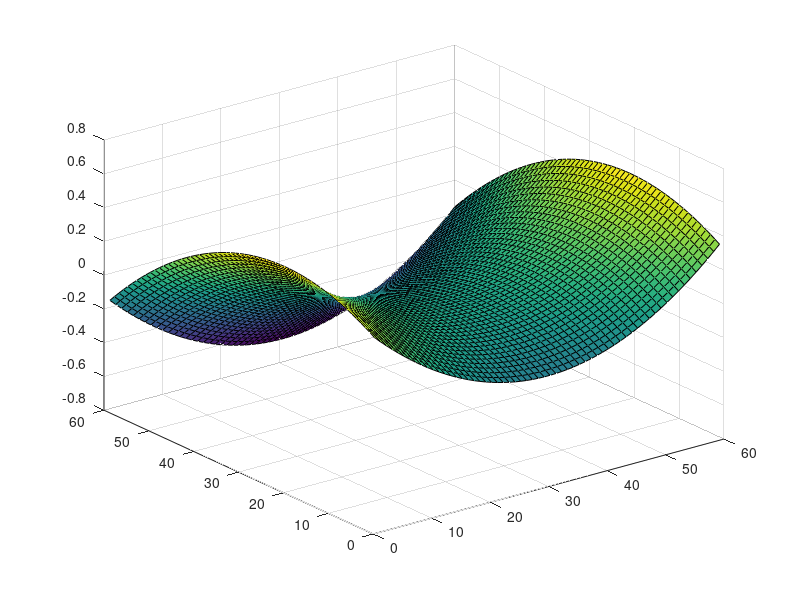

This figure's MATLAB source:
clc; clear all; close all;
M = 59;
h = 2 / M;

si = [];
sj = [];
sv = [];

f = zeros((M + 1) * (M + 1), 1);

lbc = @(x, y) -x;
rbc = @(x, y)  x;

bbc = @(x, y)  0.5 * y;
tbc = @(x, y) -y;

for i = 2 : M
    for j = 2 : M
        idx = (i - 1) * (M + 1) + j;
        si = [si, idx, idx, idx, idx, idx];
        sj = [sj, idx, idx + 1, idx - 1, idx + (M + 1), idx - (M + 1)];
        sv = [sv, -4, 1, 1, 1, 1];
        f(idx) = 0;
    end
end

for i = 1 : M + 1
    j = 1;
    idx = (i - 1) * (M + 1) + j;
    si = [si, idx, idx];
    sj = [sj, idx, idx + 1];
    sv = [sv, 1, -1];
    f(idx) = h * bbc(h * (i - 1) - 1, h * (j - 1) - 1);
    
    j = M + 1;
    idx = (i - 1) * (M + 1) + j;
    si = [si, idx, idx];
    sj = [sj, idx, idx - 1];
    sv = [sv, 1, -1];
    f(idx) = h * tbc(h * (i - 1) - 1, h * (j - 1) - 1);
end

for j = 2 : M
    i = 1;
    idx = (i - 1) * (M + 1) + j;
    si = [si, idx, idx];
    sj = [sj, idx, idx + (M + 1)];
    sv = [sv, 1, -1];
    f(idx) = h * lbc(h * (i - 1) - 1, h * (j - 1) - 1);
    
    i = M + 1;
    idx = (i - 1) * (M + 1) + j;
    si = [si, idx, idx];
    sj = [sj, idx, idx - (M + 1)];
    sv = [sv, 1, -1];
    f(idx) = h * rbc(h * (i - 1) - 1, h * (j - 1) - 1);
end

A = sparse(si, sj, sv, (M+1) * (M + 1), (M+1) * (M + 1));

icase = 2;

if icase == 1
    %% replacing equation

    ifix = round(M/2);
    jfix = round(M/2);
    fix = (ifix - 1) * (M + 1) + jfix;

    A(fix, fix + (M+1)) = 0;
    A(fix, fix - (M+1)) = 0;
    A(fix, fix + 1) = 0;
    A(fix, fix - 1) = 0;

    u = A \ f;
else
%% QR

[Qtf, QtA, e] = qr(A, f, 'vector');

Rs = QtA(1:end-1, 1:end-1);
zs = Qtf(1:end-1);

fprintf('Residual (alpha) = %e\n', Qtf(end) / norm(Qtf, 'inf'));

uperm = Rs \ zs;
uperm = [uperm; 0];
u = zeros(size(A, 1), 1);
u(e) = uperm;
end

u = reshape(u, [M+1, M+1]);

surf(u)